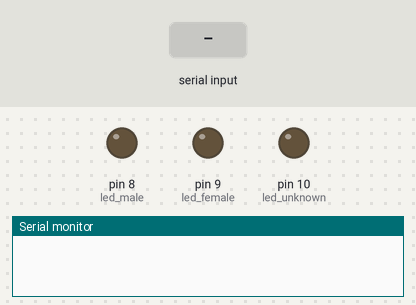
Simulated run of this sketch. Board: Arduino Uno, built with avr-gcc and run on an emulated ATmega328P. Shown: output pins drawn as LEDs (lit = HIGH), the last lines printed to the serial monitor. Inputs (shaded band) come from the test bench.

Above: at 1.2 s.
1.3 s: "1" received over Serial
At 1.7 s:
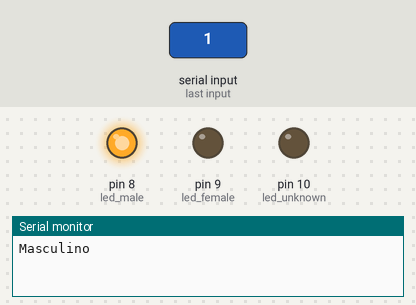
2.8 s: "2" received over Serial
At 4.0 s:
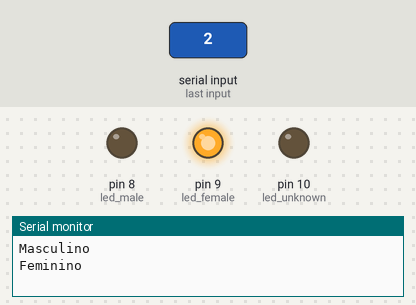
4.3 s: "3" received over Serial
At 5.2 s:
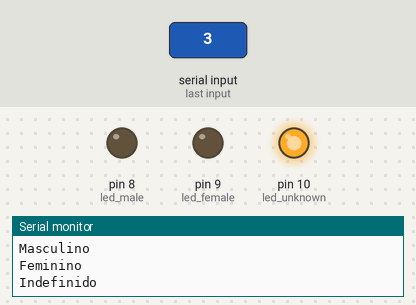
5.8 s: "0" received over Serial
At 6.3 s:
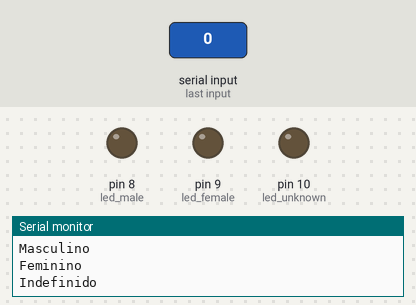
Timing chart, 0 to 8.3 s (numbered marks = the images above; inputs shaded):
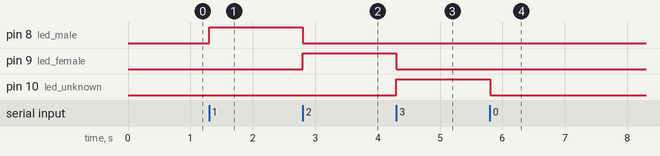

The sketch:

codarduino.ino
```cpp
int led_male = 8;    // Pino para LED masculino
int led_female = 9;  // Pino para LED feminino
int led_unknown = 10; // Pino para LED indefinido

void setup() {
  pinMode(led_male, OUTPUT);
  pinMode(led_female, OUTPUT);
  pinMode(led_unknown, OUTPUT);

  Serial.begin(9600);  // Inicializa a comunicação serial
  while (!Serial) {    // Aguarda a inicialização da comunicação
    ; // Faz nada, só aguarda
  }
}

void loop() {
  if (Serial.available() > 0) {
    char gender_signal = Serial.read();

    // Apaga todos os LEDs
    digitalWrite(led_male, LOW);
    digitalWrite(led_female, LOW);
    digitalWrite(led_unknown, LOW);

    // Acende o LED correspondente
    if (gender_signal == '1') {
      digitalWrite(led_male, HIGH);   // Voz masculina
      Serial.println("Masculino");
    } else if (gender_signal == '2') {
      digitalWrite(led_female, HIGH); // Voz feminina
      Serial.println("Feminino");
    } else if (gender_signal == '3') {
      digitalWrite(led_unknown, HIGH);// Indefinido
      Serial.println("Indefinido");
    }
  }
}
```

Measured:
- after the input at 1.3 s, pin 8 (led_male): LOW → HIGH at once
- after the input at 2.8 s, pin 8 (led_male): HIGH → LOW at once; pin 9 (led_female): LOW → HIGH at once
- after the input at 4.3 s, pin 9 (led_female): HIGH → LOW at once; pin 10 (led_unknown): LOW → HIGH at once
- after the input at 5.8 s, pin 10 (led_unknown): HIGH → LOW at once
